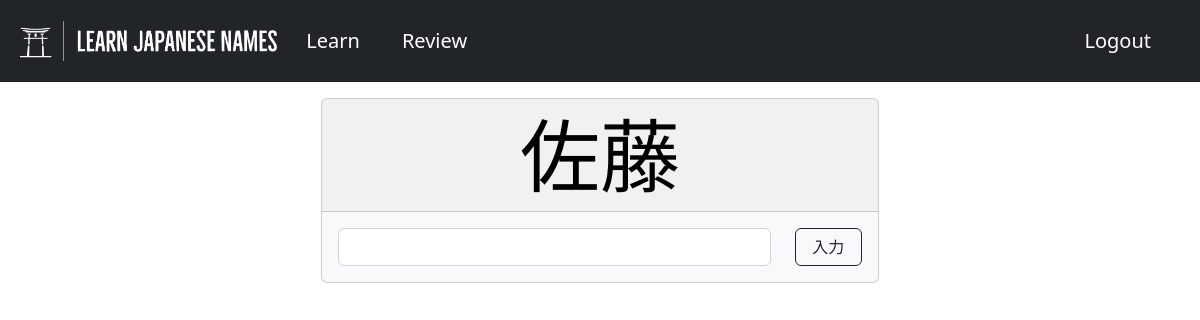
The app's page /review/ (signed in), older data.
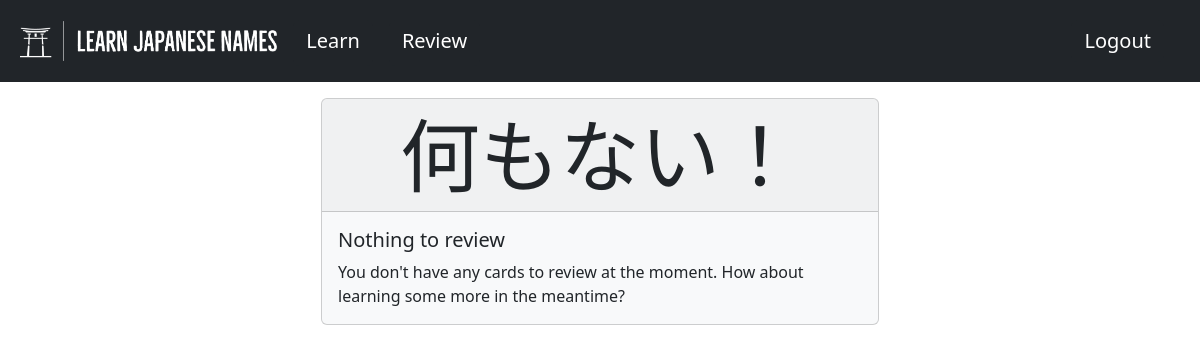
The same page, newer data.
### flashcards/models.py (models this page shows, shortened)
class Review(models.Model):
    deck = models.ForeignKey(Deck, on_delete=models.CASCADE, default=None)
    flashcard = models.ForeignKey(Flashcard, on_delete=models.CASCADE)
    last_review_date = models.DateTimeField(default=timezone.now())
    next_review_date = models.DateTimeField(default=timezone.now())
    ready_for_review = models.BooleanField(default=False)
    exponential_time = models.FloatField(default=1)
    def is_ready_for_review(self):
        if self.next_review_date <= timezone.now():
            self.ready_for_review = True
            self.save()
        else:
            self.ready_for_review = False
            self.save()

class Flashcard(models.Model):
    kanji = models.CharField(max_length=10)
    hiragana = models.CharField(max_length=100)
    surname = models.BooleanField(default=False)
    story = models.TextField()
    image = models.CharField(max_length=20)

### flashcards/views.py (the view, shortened to what this page needs)
# urls.py: path("review/", views.review_dashboard, name="review"),
@login_required(login_url="/login")
def review_dashboard(request):
    form = FlashcardForm(request.POST or None)
    if Deck.objects.filter(user=request.user) is None:
        return render(
            request,
            "flashcards/review_dashboard.html",
            {"flashcard": None, "form": FlashcardForm()},
        )
    else:
        user_deck = Deck.objects.filter(user=request.user).first()
        update_flashcards_in_deck(user_deck)
    if (
        Review.objects.filter(deck=user_deck, ready_for_review=True)
        .order_by("next_review_date")
        .first()
        is None
    ):
        return render(
            request,
            "flashcards/review_dashboard.html",
            {"flashcard": None, "form": form},
        )
    else:
        flashcard = (
            Review.objects.filter(deck=user_deck, ready_for_review=True)
            .order_by("next_review_date")
            .first()
        )
    return render(
        request,
        "flashcards/review_dashboard.html",
        {"flashcard": flashcard, "form": form},
    )

### flashcards/forms.py
class FlashcardForm(forms.Form):
    user_response = forms.CharField(
        max_length=10, label="", widget=forms.TextInput(attrs={"class": "form-control"})
    )

### flashcards/utils.py (called while the page is built)
def update_flashcards_in_deck(user_deck):
    reviews = list(Review.objects.filter(deck=user_deck))
    for review in reviews:
        review.is_ready_for_review()
        review.save()

### flashcards/templates/flashcards/review_dashboard.html (shortened to what this page needs)
{% extends 'flashcards/base.html' %}
{% block content %}
<div class="container">
{% if flashcard %}
  <div class="vstack gap-3 justify-content-center align-items-center">
    <div class="card text-black bg-light mt-3" style="width: 50%;">
      <div class="card-header display-1 text-center">{{ flashcard.flashcard.kanji }}</div>
      <div class="card-body">
        <form method="POST" action="{% url 'review' %}" autocomplete="off" novalidate>
          <div class="row">
            <div class="col-10">
              {{ form.user_response }}
            </div>
            <div class="col-2">
              <button type="submit" class="btn btn-outline-dark" style="width: 100%;">入力</button>
            </div>
        </div>
        </form>
      </div>
    </div>
  </div>
{% else %}
  <div class="d-flex justify-content-center align-items-center">
    <div class="card bg-light mt-3 justify-centre" style="width: 50%;">
      <div class="card-header display-1 text-center">何もない！</div>
      <div class="card-body">
        <h5 class="card-title">Nothing to review</h5>
        <p class="card-text">You don't have any cards to review at the moment. How about learning some more in the meantime?</p>
      </div>
    </div>
  </div>
{% endif %}
</div>
{% endblock %}

Row changes from the older to the newer data that the page shows:
removed Review: flashcard.kanji "佐藤"
Text that changed along with them:
text no longer shown: "入力"
text now shown: "何もない！ Nothing to review You don't have any cards to review at the moment. How about learning some more in the meantime?"
